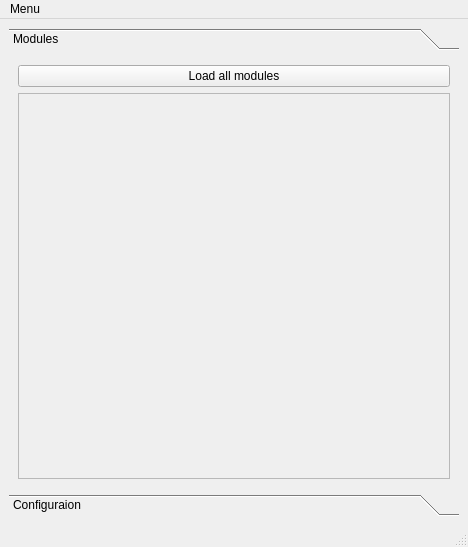
<?xml version="1.0" encoding="UTF-8"?>
<ui version="4.0">
 <class>MainWindow</class>
 <widget class="QMainWindow" name="MainWindow">
  <property name="geometry">
   <rect>
    <x>0</x>
    <y>0</y>
    <width>468</width>
    <height>547</height>
   </rect>
  </property>
  <property name="windowTitle">
   <string>qudi: Manager</string>
  </property>
  <widget class="QWidget" name="centralwidget">
   <layout class="QGridLayout" name="gridLayout">
    <item row="0" column="0">
     <widget class="QToolBox" name="toolBox">
      <property name="currentIndex">
       <number>0</number>
      </property>
      <widget class="QWidget" name="modules">
       <property name="geometry">
        <rect>
         <x>0</x>
         <y>0</y>
         <width>450</width>
         <height>432</height>
        </rect>
       </property>
       <attribute name="label">
        <string>Modules</string>
       </attribute>
       <layout class="QGridLayout" name="gridLayout">
        <item row="0" column="0">
         <widget class="QPushButton" name="loadAllButton">
          <property name="text">
           <string>Load all modules</string>
          </property>
         </widget>
        </item>
        <item row="1" column="0">
         <widget class="QScrollArea" name="scrollArea">
          <property name="widgetResizable">
           <bool>true</bool>
          </property>
          <widget class="QWidget" name="scrollcontent">
           <property name="geometry">
            <rect>
             <x>0</x>
             <y>0</y>
             <width>430</width>
             <height>384</height>
            </rect>
           </property>
          </widget>
         </widget>
        </item>
       </layout>
      </widget>
      <widget class="QWidget" name="config">
       <property name="geometry">
        <rect>
         <x>0</x>
         <y>0</y>
         <width>450</width>
         <height>432</height>
        </rect>
       </property>
       <attribute name="label">
        <string>Configuraion</string>
       </attribute>
       <layout class="QGridLayout" name="gridLayout">
        <item row="0" column="0">
         <widget class="QTreeWidget" name="treeWidget">
          <column>
           <property name="text">
            <string notr="true">1</string>
           </property>
          </column>
         </widget>
        </item>
       </layout>
      </widget>
     </widget>
    </item>
   </layout>
  </widget>
  <widget class="QMenuBar" name="menubar">
   <property name="geometry">
    <rect>
     <x>0</x>
     <y>0</y>
     <width>468</width>
     <height>19</height>
    </rect>
   </property>
   <widget class="QMenu" name="menuMenu">
    <property name="title">
     <string>Menu</string>
    </property>
    <addaction name="actionLoad_configuration"/>
    <addaction name="actionSave_configuration"/>
    <addaction name="separator"/>
    <addaction name="action_Load_all_modules"/>
    <addaction name="actionStart_all_modules"/>
    <addaction name="separator"/>
    <addaction name="actionQuit"/>
   </widget>
   <addaction name="menuMenu"/>
  </widget>
  <widget class="QStatusBar" name="statusbar"/>
  <action name="actionLoad_configuration">
   <property name="text">
    <string>Load configuration</string>
   </property>
  </action>
  <action name="actionSave_configuration">
   <property name="text">
    <string>Save configuration</string>
   </property>
  </action>
  <action name="action_Load_all_modules">
   <property name="text">
    <string> Load all modules</string>
   </property>
  </action>
  <action name="actionStart_all_modules">
   <property name="text">
    <string>Start all modules</string>
   </property>
  </action>
  <action name="actionQuit">
   <property name="text">
    <string>Quit</string>
   </property>
  </action>
 </widget>
 <resources/>
 <connections/>
</ui>
